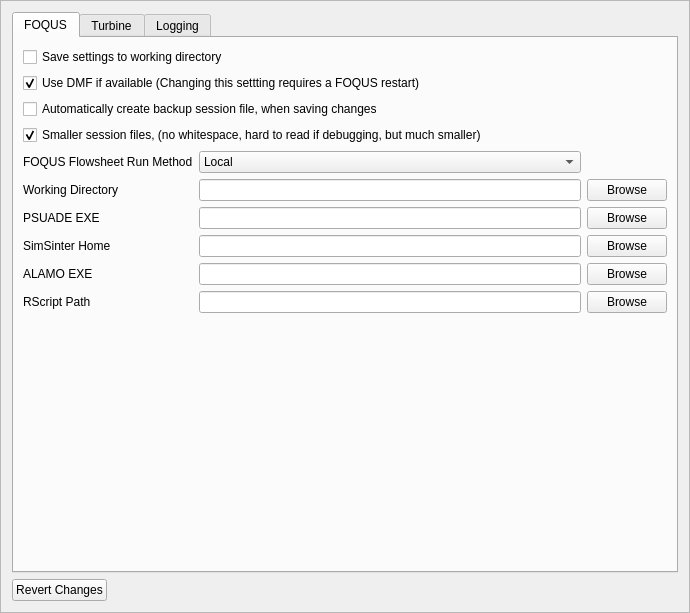
<?xml version="1.0" encoding="UTF-8"?>
<ui version="4.0">
 <class>settingsFrame</class>
 <widget class="QFrame" name="settingsFrame">
  <property name="geometry">
   <rect>
    <x>0</x>
    <y>0</y>
    <width>690</width>
    <height>613</height>
   </rect>
  </property>
  <property name="windowTitle">
   <string>Frame</string>
  </property>
  <property name="frameShape">
   <enum>QFrame::StyledPanel</enum>
  </property>
  <property name="frameShadow">
   <enum>QFrame::Raised</enum>
  </property>
  <layout class="QVBoxLayout" name="verticalLayout_6">
   <item>
    <widget class="QTabWidget" name="tabWidget">
     <property name="currentIndex">
      <number>0</number>
     </property>
     <widget class="QWidget" name="FOQUS">
      <attribute name="title">
       <string>FOQUS</string>
      </attribute>
      <layout class="QVBoxLayout" name="verticalLayout_7">
       <item>
        <layout class="QVBoxLayout" name="verticalLayout_4">
         <item>
          <widget class="QCheckBox" name="settingsInWDirCheck">
           <property name="toolTip">
            <string>&lt;html&gt;&lt;head/&gt;&lt;body&gt;&lt;p&gt;When selected, the FOQUS settings are saved in the working directory in the file foqus.cfg.  When this file is present in the working directory it will override the settings found in %APPDATA%\.foqus.cfg on Windows or $HOME/.foqus.cfg on other operating systems.  This options is most useful if you would like to run more than one copy of FOQUS at a time.&lt;/p&gt;&lt;/body&gt;&lt;/html&gt;</string>
           </property>
           <property name="text">
            <string>Save settings to working directory</string>
           </property>
          </widget>
         </item>
         <item>
          <widget class="QCheckBox" name="dmfCheck">
           <property name="toolTip">
            <string>&lt;html&gt;&lt;head/&gt;&lt;body&gt;&lt;p&gt;This option turns on and off DMF features.  If you do not have a CCSI DMF server set up this option shuld be turned off.  To change this option a FOQUS restaart is required.&lt;/p&gt;&lt;/body&gt;&lt;/html&gt;</string>
           </property>
           <property name="text">
            <string>Use DMF if available (Changing this settting requires a FOQUS restart)</string>
           </property>
           <property name="checked">
            <bool>true</bool>
           </property>
          </widget>
         </item>
         <item>
          <widget class="QCheckBox" name="saveBackCheck">
           <property name="toolTip">
            <string>&lt;html&gt;&lt;head/&gt;&lt;body&gt;&lt;p&gt;This option saves two copies on the FOQUS session file when saved.  One is the selected file name the other has the session unique identifier appened to the file name.  The unique identifier changes each time the session is saved, so this option can create a history of the FOQUS session and the user would be able to go back to any saved point.&lt;/p&gt;&lt;/body&gt;&lt;/html&gt;</string>
           </property>
           <property name="text">
            <string>Automatically create backup session file, when saving changes</string>
           </property>
          </widget>
         </item>
         <item>
          <widget class="QCheckBox" name="saveSmallCheck">
           <property name="toolTip">
            <string>&lt;html&gt;&lt;head/&gt;&lt;body&gt;&lt;p&gt;This option reduces the session file size by eliminating whitespace.  The FOQUS files are in json format.  I can be useful to add white space to the file to make it more human readable.  In most cases, users will not wish to read a FOQUS session file, and the white sapce is unneeded.  White space can significantly increace the file size.&lt;/p&gt;&lt;/body&gt;&lt;/html&gt;</string>
           </property>
           <property name="text">
            <string>Smaller session files, (no whitespace, hard to read if debugging, but much smaller)</string>
           </property>
           <property name="checked">
            <bool>true</bool>
           </property>
          </widget>
         </item>
        </layout>
       </item>
       <item>
        <layout class="QGridLayout" name="gridLayout_2">
         <item row="3" column="2">
          <widget class="QPushButton" name="simSinterBrowsButton">
           <property name="text">
            <string>Browse</string>
           </property>
           <property name="icon">
            <iconset resource="../icons.qrc">
             <normaloff>:/icons/icons/search.svg</normaloff>:/icons/icons/search.svg</iconset>
           </property>
          </widget>
         </item>
         <item row="1" column="2">
          <widget class="QPushButton" name="wdirBrowseButton">
           <property name="text">
            <string>Browse</string>
           </property>
           <property name="icon">
            <iconset resource="../icons.qrc">
             <normaloff>:/icons/icons/search.svg</normaloff>:/icons/icons/search.svg</iconset>
           </property>
          </widget>
         </item>
         <item row="2" column="1">
          <widget class="QLineEdit" name="psuadeEdit"/>
         </item>
         <item row="3" column="0">
          <widget class="QLabel" name="label_19">
           <property name="text">
            <string>SimSinter Home</string>
           </property>
           <property name="buddy">
            <cstring>sinterConfigEdit</cstring>
           </property>
          </widget>
         </item>
         <item row="3" column="1">
          <widget class="QLineEdit" name="sinterConfigEdit"/>
         </item>
         <item row="1" column="1">
          <widget class="QLineEdit" name="wdirEdit"/>
         </item>
         <item row="1" column="0">
          <widget class="QLabel" name="label_16">
           <property name="text">
            <string>Working Directory</string>
           </property>
           <property name="buddy">
            <cstring>wdirEdit</cstring>
           </property>
          </widget>
         </item>
         <item row="2" column="2">
          <widget class="QPushButton" name="psuadeBrowseButton">
           <property name="text">
            <string>Browse</string>
           </property>
           <property name="icon">
            <iconset resource="../icons.qrc">
             <normaloff>:/icons/icons/search.svg</normaloff>:/icons/icons/search.svg</iconset>
           </property>
          </widget>
         </item>
         <item row="2" column="0">
          <widget class="QLabel" name="label_18">
           <property name="text">
            <string>PSUADE EXE</string>
           </property>
           <property name="buddy">
            <cstring>psuadeEdit</cstring>
           </property>
          </widget>
         </item>
         <item row="0" column="0">
          <widget class="QLabel" name="label_27">
           <property name="text">
            <string>FOQUS Flowsheet Run Method</string>
           </property>
           <property name="buddy">
            <cstring>runMethodCombo</cstring>
           </property>
          </widget>
         </item>
         <item row="4" column="1">
          <widget class="QLineEdit" name="alamoPathEdit"/>
         </item>
         <item row="0" column="1">
          <widget class="QComboBox" name="runMethodCombo">
           <property name="minimumSize">
            <size>
             <width>150</width>
             <height>0</height>
            </size>
           </property>
           <item>
            <property name="text">
             <string>Local</string>
            </property>
           </item>
           <item>
            <property name="text">
             <string>Remote</string>
            </property>
           </item>
          </widget>
         </item>
         <item row="4" column="0">
          <widget class="QLabel" name="label_24">
           <property name="text">
            <string>ALAMO EXE</string>
           </property>
           <property name="buddy">
            <cstring>alamoPathEdit</cstring>
           </property>
          </widget>
         </item>
         <item row="5" column="1">
          <widget class="QLineEdit" name="rScriptPath"/>
         </item>
         <item row="4" column="2">
          <widget class="QPushButton" name="alamoPathButton">
           <property name="text">
            <string>Browse</string>
           </property>
           <property name="icon">
            <iconset resource="../icons.qrc">
             <normaloff>:/icons/icons/search.svg</normaloff>:/icons/icons/search.svg</iconset>
           </property>
          </widget>
         </item>
         <item row="5" column="0">
          <widget class="QLabel" name="label_29">
           <property name="text">
            <string>RScript Path</string>
           </property>
           <property name="buddy">
            <cstring>alamoPathEdit</cstring>
           </property>
          </widget>
         </item>
         <item row="5" column="2">
          <widget class="QPushButton" name="rScriptPathButton">
           <property name="text">
            <string>Browse</string>
           </property>
           <property name="icon">
            <iconset resource="../icons.qrc">
             <normaloff>:/icons/icons/search.svg</normaloff>:/icons/icons/search.svg</iconset>
           </property>
          </widget>
         </item>
        </layout>
       </item>
       <item>
        <spacer name="verticalSpacer_10">
         <property name="orientation">
          <enum>Qt::Vertical</enum>
         </property>
         <property name="sizeHint" stdset="0">
          <size>
           <width>20</width>
           <height>40</height>
          </size>
         </property>
        </spacer>
       </item>
      </layout>
     </widget>
     <widget class="QWidget" name="tab">
      <attribute name="title">
       <string>Turbine</string>
      </attribute>
      <layout class="QVBoxLayout" name="verticalLayout_12">
       <item>
        <widget class="QGroupBox" name="groupBox_4">
         <property name="title">
          <string>TurbineLite (Local)</string>
         </property>
         <layout class="QVBoxLayout" name="verticalLayout_8">
          <item>
           <layout class="QHBoxLayout" name="horizontalLayout_13">
            <item>
             <widget class="QPushButton" name="testLite">
              <property name="text">
               <string>Test</string>
              </property>
             </widget>
            </item>
            <item>
             <widget class="QPushButton" name="startLite">
              <property name="text">
               <string>Start Service</string>
              </property>
             </widget>
            </item>
            <item>
             <widget class="QPushButton" name="stopLite">
              <property name="text">
               <string>Stop Service</string>
              </property>
             </widget>
            </item>
            <item>
             <widget class="QPushButton" name="changePort">
              <property name="text">
               <string>Change Port</string>
              </property>
             </widget>
            </item>
            <item>
             <spacer name="horizontalSpacer_15">
              <property name="orientation">
               <enum>Qt::Horizontal</enum>
              </property>
              <property name="sizeHint" stdset="0">
               <size>
                <width>40</width>
                <height>20</height>
               </size>
              </property>
             </spacer>
            </item>
           </layout>
          </item>
          <item>
           <layout class="QGridLayout" name="gridLayout_3">
            <item row="1" column="1">
             <widget class="QLineEdit" name="turbLiteHomeEdit"/>
            </item>
            <item row="1" column="2">
             <widget class="QPushButton" name="turbLiteBrowseButton">
              <property name="text">
               <string>Browse</string>
              </property>
              <property name="icon">
               <iconset resource="../icons.qrc">
                <normaloff>:/icons/icons/search.svg</normaloff>:/icons/icons/search.svg</iconset>
              </property>
             </widget>
            </item>
            <item row="2" column="0">
             <widget class="QLabel" name="label_17">
              <property name="text">
               <string>Turbine Configuration (local)</string>
              </property>
              <property name="buddy">
               <cstring>turbConfEdit</cstring>
              </property>
             </widget>
            </item>
            <item row="0" column="0">
             <widget class="QLabel" name="label_20">
              <property name="text">
               <string>Aspen Version</string>
              </property>
              <property name="buddy">
               <cstring>aspenVersionCombo</cstring>
              </property>
             </widget>
            </item>
            <item row="0" column="1">
             <widget class="QComboBox" name="aspenVersionCombo">
              <property name="minimumSize">
               <size>
                <width>200</width>
                <height>0</height>
               </size>
              </property>
              <property name="currentIndex">
               <number>2</number>
              </property>
              <item>
               <property name="text">
                <string>None</string>
               </property>
              </item>
              <item>
               <property name="text">
                <string>Asepn 7.3</string>
               </property>
              </item>
              <item>
               <property name="text">
                <string>Aspen 7.3.2 or higher</string>
               </property>
              </item>
             </widget>
            </item>
            <item row="1" column="0">
             <widget class="QLabel" name="label_26">
              <property name="text">
               <string>TurbineLite Home</string>
              </property>
              <property name="buddy">
               <cstring>turbLiteHomeEdit</cstring>
              </property>
             </widget>
            </item>
            <item row="2" column="1">
             <widget class="QLineEdit" name="turbConfEdit"/>
            </item>
            <item row="2" column="3">
             <widget class="QPushButton" name="turbConfigEditButton">
              <property name="text">
               <string>New/Edit</string>
              </property>
              <property name="icon">
               <iconset resource="../icons.qrc">
                <normaloff>:/icons/icons/edit.svg</normaloff>:/icons/icons/edit.svg</iconset>
              </property>
             </widget>
            </item>
            <item row="2" column="2">
             <widget class="QPushButton" name="turbBrowseButton">
              <property name="text">
               <string>Browse</string>
              </property>
              <property name="icon">
               <iconset resource="../icons.qrc">
                <normaloff>:/icons/icons/search.svg</normaloff>:/icons/icons/search.svg</iconset>
              </property>
             </widget>
            </item>
           </layout>
          </item>
         </layout>
        </widget>
       </item>
       <item>
        <spacer name="verticalSpacer_13">
         <property name="orientation">
          <enum>Qt::Vertical</enum>
         </property>
         <property name="sizeType">
          <enum>QSizePolicy::Fixed</enum>
         </property>
         <property name="sizeHint" stdset="0">
          <size>
           <width>20</width>
           <height>10</height>
          </size>
         </property>
        </spacer>
       </item>
       <item>
        <widget class="QGroupBox" name="groupBox_5">
         <property name="title">
          <string>Turbine Gateway (Remote)</string>
         </property>
         <layout class="QVBoxLayout" name="verticalLayout_11">
          <item>
           <layout class="QHBoxLayout" name="horizontalLayout_12">
            <item>
             <widget class="QPushButton" name="TestTurb">
              <property name="toolTip">
               <string>&lt;html&gt;&lt;head/&gt;&lt;body&gt;&lt;p&gt;Test the Turbine configuration to be sure that the configured remote instance of Turbine is responding propery.  If the test fails, Turbine may not be running or the configuration may be wrong.  The test result should provide additional information on any errors encountered.&lt;/p&gt;&lt;/body&gt;&lt;/html&gt;</string>
              </property>
              <property name="text">
               <string>Test</string>
              </property>
             </widget>
            </item>
            <item>
             <spacer name="horizontalSpacer_14">
              <property name="orientation">
               <enum>Qt::Horizontal</enum>
              </property>
              <property name="sizeHint" stdset="0">
               <size>
                <width>40</width>
                <height>20</height>
               </size>
              </property>
             </spacer>
            </item>
           </layout>
          </item>
          <item>
           <layout class="QGridLayout" name="gridLayout_4">
            <item row="0" column="3">
             <widget class="QPushButton" name="turbCConfigEditButton">
              <property name="text">
               <string>New/Edit</string>
              </property>
              <property name="icon">
               <iconset resource="../icons.qrc">
                <normaloff>:/icons/icons/edit.svg</normaloff>:/icons/icons/edit.svg</iconset>
              </property>
             </widget>
            </item>
            <item row="0" column="0">
             <widget class="QLabel" name="label_28">
              <property name="toolTip">
               <string>&lt;html&gt;&lt;head/&gt;&lt;body&gt;&lt;p&gt;This is the configuration file for a remote instance of Turbine.  This contains the server URL, username, and password.&lt;/p&gt;&lt;/body&gt;&lt;/html&gt;</string>
              </property>
              <property name="text">
               <string>Turbine Configuration (remote)</string>
              </property>
              <property name="buddy">
               <cstring>turbConfClusterEdit</cstring>
              </property>
             </widget>
            </item>
            <item row="0" column="1">
             <widget class="QLineEdit" name="turbConfClusterEdit"/>
            </item>
            <item row="0" column="2">
             <widget class="QPushButton" name="turbCBrowseButton">
              <property name="text">
               <string>Browse</string>
              </property>
              <property name="icon">
               <iconset resource="../icons.qrc">
                <normaloff>:/icons/icons/search.svg</normaloff>:/icons/icons/search.svg</iconset>
              </property>
             </widget>
            </item>
            <item row="1" column="0">
             <widget class="QLabel" name="label_31">
              <property name="toolTip">
               <string>&lt;html&gt;&lt;head/&gt;&lt;body&gt;&lt;p&gt;This is the time between checking the status of the jobs submited to a remote instance of Turbine.  This setting should be related to the amount of time a jobs set is expected to take.  A very low setting may overwhelm the Turbine server with status requests.&lt;/p&gt;&lt;/body&gt;&lt;/html&gt;</string>
              </property>
              <property name="text">
               <string>Check Interval (sec)</string>
              </property>
              <property name="buddy">
               <cstring>trIntervalEdit</cstring>
              </property>
             </widget>
            </item>
            <item row="1" column="1">
             <widget class="QLineEdit" name="trIntervalEdit">
              <property name="maxLength">
               <number>6</number>
              </property>
             </widget>
            </item>
            <item row="2" column="0">
             <widget class="QLabel" name="label_30">
              <property name="toolTip">
               <string>&lt;html&gt;&lt;head/&gt;&lt;body&gt;&lt;p&gt;If a job fails, it can be resubmitted up to a maximum of this many times.  Jobs may occasionally fail due to software of network problems, this setting will decrease the odds that a jobs failed for resons other than just failure to converge to a solution.&lt;/p&gt;&lt;p&gt;&lt;br/&gt;&lt;/p&gt;&lt;p&gt;If this option is 0 failed jobs will not be resumitted.  This should be set to 0 if a significant number of simulations are expected not to converge.&lt;/p&gt;&lt;/body&gt;&lt;/html&gt;</string>
              </property>
              <property name="text">
               <string>Number of Times to Resubmit Failed Jobs</string>
              </property>
              <property name="buddy">
               <cstring>trReSubEdit</cstring>
              </property>
             </widget>
            </item>
            <item row="2" column="1">
             <widget class="QLineEdit" name="trReSubEdit"/>
            </item>
           </layout>
          </item>
         </layout>
        </widget>
       </item>
       <item>
        <spacer name="verticalSpacer_12">
         <property name="orientation">
          <enum>Qt::Vertical</enum>
         </property>
         <property name="sizeHint" stdset="0">
          <size>
           <width>20</width>
           <height>40</height>
          </size>
         </property>
        </spacer>
       </item>
      </layout>
     </widget>
     <widget class="QWidget" name="tab_2">
      <attribute name="title">
       <string>Logging</string>
      </attribute>
      <layout class="QVBoxLayout" name="verticalLayout_5">
       <item>
        <layout class="QHBoxLayout" name="horizontalLayout_2">
         <item>
          <widget class="QGroupBox" name="groupBox">
           <property name="title">
            <string>FOQUS Level</string>
           </property>
           <layout class="QHBoxLayout" name="horizontalLayout_4">
            <item>
             <widget class="QSlider" name="foqusLogLevelSlide">
              <property name="minimum">
               <number>1</number>
              </property>
              <property name="maximum">
               <number>5</number>
              </property>
              <property name="pageStep">
               <number>1</number>
              </property>
              <property name="orientation">
               <enum>Qt::Vertical</enum>
              </property>
              <property name="tickPosition">
               <enum>QSlider::TicksBelow</enum>
              </property>
             </widget>
            </item>
            <item>
             <layout class="QVBoxLayout" name="verticalLayout">
              <item>
               <widget class="QLabel" name="label_6">
                <property name="text">
                 <string>Critical</string>
                </property>
                <property name="buddy">
                 <cstring>foqusLogLevelSlide</cstring>
                </property>
               </widget>
              </item>
              <item>
               <spacer name="verticalSpacer_3">
                <property name="orientation">
                 <enum>Qt::Vertical</enum>
                </property>
                <property name="sizeHint" stdset="0">
                 <size>
                  <width>20</width>
                  <height>20</height>
                 </size>
                </property>
               </spacer>
              </item>
              <item>
               <widget class="QLabel" name="label_7">
                <property name="text">
                 <string>Error</string>
                </property>
                <property name="buddy">
                 <cstring>foqusLogLevelSlide</cstring>
                </property>
               </widget>
              </item>
              <item>
               <spacer name="verticalSpacer_4">
                <property name="orientation">
                 <enum>Qt::Vertical</enum>
                </property>
                <property name="sizeHint" stdset="0">
                 <size>
                  <width>20</width>
                  <height>20</height>
                 </size>
                </property>
               </spacer>
              </item>
              <item>
               <widget class="QLabel" name="label_8">
                <property name="text">
                 <string>Warning</string>
                </property>
                <property name="buddy">
                 <cstring>foqusLogLevelSlide</cstring>
                </property>
               </widget>
              </item>
              <item>
               <spacer name="verticalSpacer_2">
                <property name="orientation">
                 <enum>Qt::Vertical</enum>
                </property>
                <property name="sizeHint" stdset="0">
                 <size>
                  <width>20</width>
                  <height>20</height>
                 </size>
                </property>
               </spacer>
              </item>
              <item>
               <widget class="QLabel" name="label_14">
                <property name="text">
                 <string>Info</string>
                </property>
                <property name="buddy">
                 <cstring>foqusLogLevelSlide</cstring>
                </property>
               </widget>
              </item>
              <item>
               <spacer name="verticalSpacer_9">
                <property name="orientation">
                 <enum>Qt::Vertical</enum>
                </property>
                <property name="sizeHint" stdset="0">
                 <size>
                  <width>20</width>
                  <height>20</height>
                 </size>
                </property>
               </spacer>
              </item>
              <item>
               <widget class="QLabel" name="label_5">
                <property name="text">
                 <string>Debug</string>
                </property>
                <property name="buddy">
                 <cstring>foqusLogLevelSlide</cstring>
                </property>
               </widget>
              </item>
             </layout>
            </item>
           </layout>
          </widget>
         </item>
         <item>
          <widget class="QGroupBox" name="groupBox_2">
           <property name="title">
            <string>Turbine Client Level</string>
           </property>
           <layout class="QHBoxLayout" name="horizontalLayout">
            <item>
             <widget class="QSlider" name="turbineLogLevelSlide">
              <property name="minimum">
               <number>1</number>
              </property>
              <property name="maximum">
               <number>5</number>
              </property>
              <property name="singleStep">
               <number>1</number>
              </property>
              <property name="pageStep">
               <number>5</number>
              </property>
              <property name="tracking">
               <bool>true</bool>
              </property>
              <property name="orientation">
               <enum>Qt::Vertical</enum>
              </property>
              <property name="tickPosition">
               <enum>QSlider::TicksBelow</enum>
              </property>
              <property name="tickInterval">
               <number>1</number>
              </property>
             </widget>
            </item>
            <item>
             <layout class="QVBoxLayout" name="verticalLayout_3">
              <item>
               <widget class="QLabel" name="label_12">
                <property name="text">
                 <string>Critical</string>
                </property>
                <property name="buddy">
                 <cstring>turbineLogLevelSlide</cstring>
                </property>
               </widget>
              </item>
              <item>
               <spacer name="verticalSpacer_5">
                <property name="orientation">
                 <enum>Qt::Vertical</enum>
                </property>
                <property name="sizeHint" stdset="0">
                 <size>
                  <width>20</width>
                  <height>20</height>
                 </size>
                </property>
               </spacer>
              </item>
              <item>
               <widget class="QLabel" name="label_11">
                <property name="text">
                 <string>Error</string>
                </property>
                <property name="buddy">
                 <cstring>turbineLogLevelSlide</cstring>
                </property>
               </widget>
              </item>
              <item>
               <spacer name="verticalSpacer_6">
                <property name="orientation">
                 <enum>Qt::Vertical</enum>
                </property>
                <property name="sizeHint" stdset="0">
                 <size>
                  <width>20</width>
                  <height>20</height>
                 </size>
                </property>
               </spacer>
              </item>
              <item>
               <widget class="QLabel" name="label_10">
                <property name="text">
                 <string>Warning</string>
                </property>
                <property name="buddy">
                 <cstring>turbineLogLevelSlide</cstring>
                </property>
               </widget>
              </item>
              <item>
               <spacer name="verticalSpacer_8">
                <property name="orientation">
                 <enum>Qt::Vertical</enum>
                </property>
                <property name="sizeHint" stdset="0">
                 <size>
                  <width>20</width>
                  <height>20</height>
                 </size>
                </property>
               </spacer>
              </item>
              <item>
               <widget class="QLabel" name="label_15">
                <property name="text">
                 <string>Info</string>
                </property>
                <property name="buddy">
                 <cstring>turbineLogLevelSlide</cstring>
                </property>
               </widget>
              </item>
              <item>
               <spacer name="verticalSpacer_7">
                <property name="orientation">
                 <enum>Qt::Vertical</enum>
                </property>
                <property name="sizeHint" stdset="0">
                 <size>
                  <width>20</width>
                  <height>20</height>
                 </size>
                </property>
               </spacer>
              </item>
              <item>
               <widget class="QLabel" name="label_9">
                <property name="text">
                 <string>Debug</string>
                </property>
                <property name="buddy">
                 <cstring>turbineLogLevelSlide</cstring>
                </property>
               </widget>
              </item>
             </layout>
            </item>
           </layout>
          </widget>
         </item>
         <item>
          <widget class="QGroupBox" name="groupBox_3">
           <property name="title">
            <string>Log Files (in logs subdirectory of working dir)</string>
           </property>
           <layout class="QVBoxLayout" name="verticalLayout_2">
            <item>
             <layout class="QGridLayout" name="gridLayout">
              <item row="1" column="4">
               <layout class="QHBoxLayout" name="horizontalLayout_7">
                <item>
                 <spacer name="horizontalSpacer_10">
                  <property name="orientation">
                   <enum>Qt::Horizontal</enum>
                  </property>
                  <property name="sizeType">
                   <enum>QSizePolicy::Fixed</enum>
                  </property>
                  <property name="sizeHint" stdset="0">
                   <size>
                    <width>10</width>
                    <height>20</height>
                   </size>
                  </property>
                 </spacer>
                </item>
                <item>
                 <widget class="QCheckBox" name="foqusToConsoleCheck">
                  <property name="text">
                   <string/>
                  </property>
                 </widget>
                </item>
                <item>
                 <spacer name="horizontalSpacer_11">
                  <property name="orientation">
                   <enum>Qt::Horizontal</enum>
                  </property>
                  <property name="sizeType">
                   <enum>QSizePolicy::Fixed</enum>
                  </property>
                  <property name="sizeHint" stdset="0">
                   <size>
                    <width>10</width>
                    <height>20</height>
                   </size>
                  </property>
                 </spacer>
                </item>
               </layout>
              </item>
              <item row="1" column="2">
               <widget class="QLineEdit" name="foqusLogFileEdit">
                <property name="enabled">
                 <bool>false</bool>
                </property>
                <property name="text">
                 <string>foqus.log</string>
                </property>
               </widget>
              </item>
              <item row="0" column="2">
               <widget class="QLabel" name="label_4">
                <property name="text">
                 <string>File Name</string>
                </property>
               </widget>
              </item>
              <item row="2" column="3">
               <layout class="QHBoxLayout" name="horizontalLayout_6">
                <item>
                 <spacer name="horizontalSpacer_8">
                  <property name="orientation">
                   <enum>Qt::Horizontal</enum>
                  </property>
                  <property name="sizeType">
                   <enum>QSizePolicy::Fixed</enum>
                  </property>
                  <property name="sizeHint" stdset="0">
                   <size>
                    <width>10</width>
                    <height>20</height>
                   </size>
                  </property>
                 </spacer>
                </item>
                <item>
                 <widget class="QCheckBox" name="turbineToFileCheck">
                  <property name="text">
                   <string/>
                  </property>
                 </widget>
                </item>
                <item>
                 <spacer name="horizontalSpacer_9">
                  <property name="orientation">
                   <enum>Qt::Horizontal</enum>
                  </property>
                  <property name="sizeType">
                   <enum>QSizePolicy::Fixed</enum>
                  </property>
                  <property name="sizeHint" stdset="0">
                   <size>
                    <width>10</width>
                    <height>20</height>
                   </size>
                  </property>
                 </spacer>
                </item>
               </layout>
              </item>
              <item row="2" column="0">
               <widget class="QLabel" name="label_3">
                <property name="text">
                 <string>Turbine Client</string>
                </property>
                <property name="buddy">
                 <cstring>turbineLogFileEdit</cstring>
                </property>
               </widget>
              </item>
              <item row="2" column="2">
               <widget class="QLineEdit" name="turbineLogFileEdit">
                <property name="enabled">
                 <bool>false</bool>
                </property>
                <property name="text">
                 <string>foqus.log</string>
                </property>
               </widget>
              </item>
              <item row="0" column="4">
               <widget class="QLabel" name="label_2">
                <property name="text">
                 <string>Std. Out</string>
                </property>
                <property name="alignment">
                 <set>Qt::AlignCenter</set>
                </property>
               </widget>
              </item>
              <item row="1" column="0">
               <widget class="QLabel" name="label">
                <property name="text">
                 <string>FOQUS</string>
                </property>
                <property name="buddy">
                 <cstring>foqusLogFileEdit</cstring>
                </property>
               </widget>
              </item>
              <item row="1" column="3">
               <layout class="QHBoxLayout" name="horizontalLayout_5">
                <item>
                 <spacer name="horizontalSpacer_7">
                  <property name="orientation">
                   <enum>Qt::Horizontal</enum>
                  </property>
                  <property name="sizeType">
                   <enum>QSizePolicy::Fixed</enum>
                  </property>
                  <property name="sizeHint" stdset="0">
                   <size>
                    <width>10</width>
                    <height>20</height>
                   </size>
                  </property>
                 </spacer>
                </item>
                <item>
                 <widget class="QCheckBox" name="foqusToFileCheck">
                  <property name="text">
                   <string/>
                  </property>
                 </widget>
                </item>
                <item>
                 <spacer name="horizontalSpacer_6">
                  <property name="orientation">
                   <enum>Qt::Horizontal</enum>
                  </property>
                  <property name="sizeType">
                   <enum>QSizePolicy::Fixed</enum>
                  </property>
                  <property name="sizeHint" stdset="0">
                   <size>
                    <width>10</width>
                    <height>20</height>
                   </size>
                  </property>
                 </spacer>
                </item>
               </layout>
              </item>
              <item row="0" column="3">
               <widget class="QLabel" name="label_13">
                <property name="layoutDirection">
                 <enum>Qt::LeftToRight</enum>
                </property>
                <property name="text">
                 <string>File Out</string>
                </property>
                <property name="alignment">
                 <set>Qt::AlignCenter</set>
                </property>
               </widget>
              </item>
              <item row="2" column="4">
               <layout class="QHBoxLayout" name="horizontalLayout_8">
                <item>
                 <spacer name="horizontalSpacer_12">
                  <property name="orientation">
                   <enum>Qt::Horizontal</enum>
                  </property>
                  <property name="sizeType">
                   <enum>QSizePolicy::Fixed</enum>
                  </property>
                  <property name="sizeHint" stdset="0">
                   <size>
                    <width>10</width>
                    <height>20</height>
                   </size>
                  </property>
                 </spacer>
                </item>
                <item>
                 <widget class="QCheckBox" name="turbineToConsoleCheck">
                  <property name="text">
                   <string/>
                  </property>
                 </widget>
                </item>
                <item>
                 <spacer name="horizontalSpacer_13">
                  <property name="orientation">
                   <enum>Qt::Horizontal</enum>
                  </property>
                  <property name="sizeType">
                   <enum>QSizePolicy::Fixed</enum>
                  </property>
                  <property name="sizeHint" stdset="0">
                   <size>
                    <width>10</width>
                    <height>20</height>
                   </size>
                  </property>
                 </spacer>
                </item>
               </layout>
              </item>
              <item row="1" column="5">
               <spacer name="horizontalSpacer_4">
                <property name="orientation">
                 <enum>Qt::Horizontal</enum>
                </property>
                <property name="sizeHint" stdset="0">
                 <size>
                  <width>40</width>
                  <height>20</height>
                 </size>
                </property>
               </spacer>
              </item>
             </layout>
            </item>
            <item>
             <spacer name="verticalSpacer">
              <property name="orientation">
               <enum>Qt::Vertical</enum>
              </property>
              <property name="sizeHint" stdset="0">
               <size>
                <width>20</width>
                <height>40</height>
               </size>
              </property>
             </spacer>
            </item>
           </layout>
          </widget>
         </item>
        </layout>
       </item>
       <item>
        <layout class="QHBoxLayout" name="horizontalLayout_9">
         <item>
          <widget class="QLabel" name="label_21">
           <property name="text">
            <string>Format:</string>
           </property>
          </widget>
         </item>
         <item>
          <widget class="QLineEdit" name="logFormatEdit"/>
         </item>
        </layout>
       </item>
       <item>
        <widget class="QCheckBox" name="rotateLogCheck">
         <property name="text">
          <string>Rotate Log Files (experimental feature)</string>
         </property>
        </widget>
       </item>
       <item>
        <layout class="QHBoxLayout" name="horizontalLayout_10">
         <item>
          <spacer name="horizontalSpacer_2">
           <property name="orientation">
            <enum>Qt::Horizontal</enum>
           </property>
           <property name="sizeType">
            <enum>QSizePolicy::Fixed</enum>
           </property>
           <property name="sizeHint" stdset="0">
            <size>
             <width>20</width>
             <height>20</height>
            </size>
           </property>
          </spacer>
         </item>
         <item>
          <widget class="QLabel" name="label_25">
           <property name="text">
            <string>Max Log File Size (Mb)</string>
           </property>
           <property name="buddy">
            <cstring>logSizeEdit</cstring>
           </property>
          </widget>
         </item>
         <item>
          <widget class="QLineEdit" name="logSizeEdit">
           <property name="enabled">
            <bool>false</bool>
           </property>
           <property name="maximumSize">
            <size>
             <width>100</width>
             <height>16777215</height>
            </size>
           </property>
          </widget>
         </item>
         <item>
          <spacer name="horizontalSpacer_3">
           <property name="orientation">
            <enum>Qt::Horizontal</enum>
           </property>
           <property name="sizeHint" stdset="0">
            <size>
             <width>40</width>
             <height>20</height>
            </size>
           </property>
          </spacer>
         </item>
        </layout>
       </item>
       <item>
        <spacer name="verticalSpacer_11">
         <property name="orientation">
          <enum>Qt::Vertical</enum>
         </property>
         <property name="sizeHint" stdset="0">
          <size>
           <width>20</width>
           <height>40</height>
          </size>
         </property>
        </spacer>
       </item>
      </layout>
     </widget>
    </widget>
   </item>
   <item>
    <layout class="QHBoxLayout" name="horizontalLayout_3">
     <item>
      <widget class="QPushButton" name="revertButton">
       <property name="text">
        <string>Revert Changes</string>
       </property>
       <property name="icon">
        <iconset resource="../icons.qrc">
         <normaloff>:/icons/icons/undo.svg</normaloff>:/icons/icons/undo.svg</iconset>
       </property>
      </widget>
     </item>
     <item>
      <spacer name="horizontalSpacer">
       <property name="orientation">
        <enum>Qt::Horizontal</enum>
       </property>
       <property name="sizeHint" stdset="0">
        <size>
         <width>40</width>
         <height>20</height>
        </size>
       </property>
      </spacer>
     </item>
    </layout>
   </item>
  </layout>
 </widget>
 <resources>
  <include location="foqus_lib.gui.icons.qrc"/>
 </resources>
 <connections>
  <connection>
   <sender>rotateLogCheck</sender>
   <signal>clicked(bool)</signal>
   <receiver>logSizeEdit</receiver>
   <slot>setEnabled(bool)</slot>
   <hints>
    <hint type="sourcelabel">
     <x>96</x>
     <y>332</y>
    </hint>
    <hint type="destinationlabel">
     <x>217</x>
     <y>355</y>
    </hint>
   </hints>
  </connection>
 </connections>
</ui>
